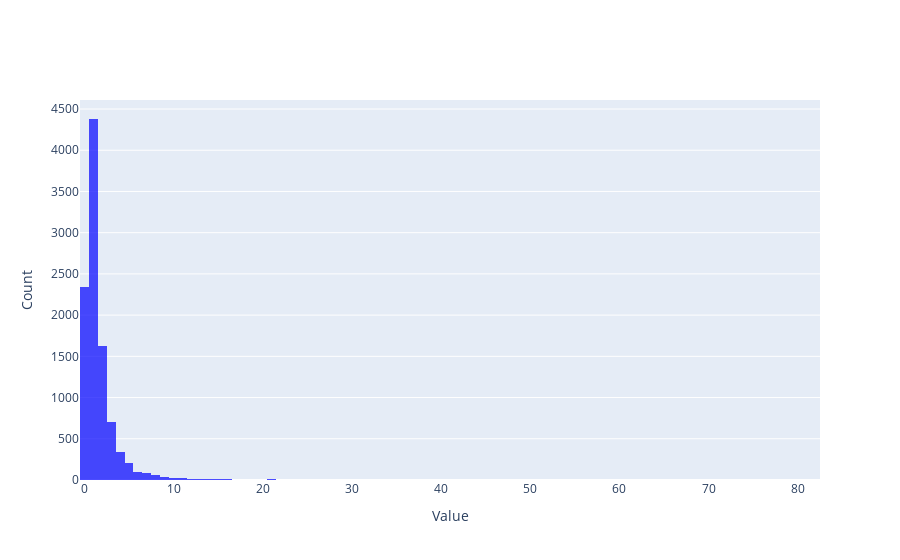
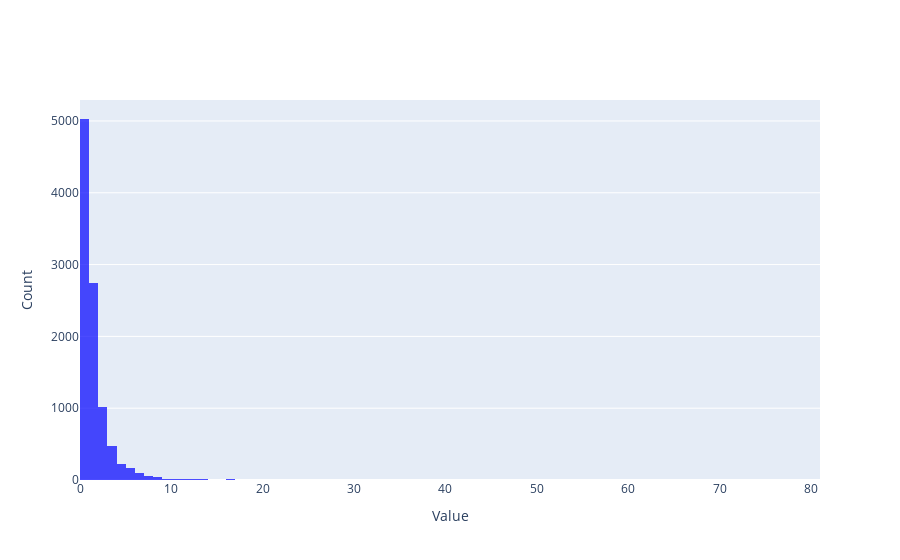

Notebook source saved alongside these figures, in order:
### Code cell
"""
# Wiebull
folder_path = './config_sim_data/wiebull/' # folder result.
filename_list = ['wiebullshape1n10000','wiebullshape1n50000','wiebullshape5n10000',
                        'wiebullshape5n50000'] # file names of sample data chunks (.json)

folder_path = './config_sim_data/wald/' # folder result.
filename_list = ['waldm1sd2n10000','waldm1sd05n10000',
                    'waldm3sd2n10000','waldm3sd05n10000',
                    'waldm3sd05n10000']# file names of sample data chunks (.json)
folder_path = './config_sim_data/normal/'
filename_list = ['normalm0sd1n10000','normalm0sd4n10000',
                    'normalm0sd25n50000','normalm0sd100n50000']
"""
folder_path = './config_sim_data/fdist/' # folder result.
filename_list = ['fdistdfn5dfd10n10000','fdistdfn5dfd15n10000','fdistdfn5dfd20n10000']

res_all = []
pop_data = []
for filename in filename_list:
# idx = 1
    file_re = folder_path+filename+'_re.pkl' # file results
    file_pop = folder_path+filename # file name of population data.
# load all instances.
    with open(file_re, 'rb') as file:
        loaded_data = pickle.load(file)
    temp = loaded_data['result_all']    
    res_all.append(temp)    
    pop_data.append(pd.read_pickle(file_pop+'.pkl'))    
    pop_min = np.min(pop_data[-1])
    pop_max = np.max(pop_data[-1])
    pop_range = pop_max - pop_min
    plot_hist(pop_data[-1],filesave=file_pop)

### Figure 1 — Plotly figure (JSON) as saved in the notebook; plotly's stock layout.template omitted (floating-point values rounded to 4 significant figures; data arrays with more than 128 entries replaced by an {"elided": "..."} marker saying what was removed)
{"data": [{"marker": {"color": "blue", "opacity": 0.7}, "name": "Data Distribution", "nbinsx": 100, "type": "histogram", "x": {"elided": "10000 float values"}}], "layout": {"xaxis": {"title": {"text": "Value"}}, "yaxis": {"title": {"text": "Count"}}}}

### Figure 2 — Plotly figure (JSON) as saved in the notebook; plotly's stock layout.template omitted (floating-point values rounded to 4 significant figures; data arrays with more than 128 entries replaced by an {"elided": "..."} marker saying what was removed)
{"data": [{"marker": {"color": "blue", "opacity": 0.7}, "name": "Data Distribution", "nbinsx": 100, "type": "histogram", "x": {"elided": "10000 float values"}}], "layout": {"xaxis": {"title": {"text": "Value"}}, "yaxis": {"title": {"text": "Count"}}}}
